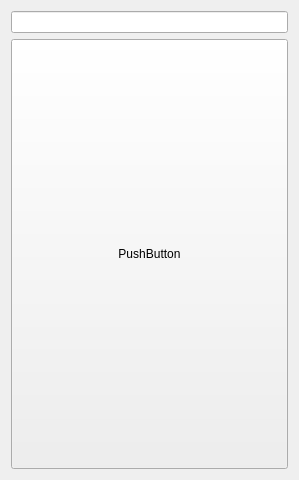
<?xml version="1.0" encoding="UTF-8"?>
<ui version="4.0">
 <class>MainWindow</class>
 <widget class="QMainWindow" name="MainWindow">
  <property name="geometry">
   <rect>
    <x>0</x>
    <y>0</y>
    <width>299</width>
    <height>480</height>
   </rect>
  </property>
  <property name="windowTitle">
   <string>MainWindow</string>
  </property>
  <widget class="QWidget" name="centralWidget">
   <layout class="QVBoxLayout" name="verticalLayout">
    <item>
     <widget class="QLineEdit" name="lineEdit"/>
    </item>
    <item>
     <widget class="QPushButton" name="pushButton">
      <property name="sizePolicy">
       <sizepolicy hsizetype="Minimum" vsizetype="Expanding">
        <horstretch>0</horstretch>
        <verstretch>0</verstretch>
       </sizepolicy>
      </property>
      <property name="text">
       <string>PushButton</string>
      </property>
     </widget>
    </item>
   </layout>
  </widget>
 </widget>
 <layoutdefault spacing="6" margin="11"/>
 <resources/>
 <connections/>
</ui>
